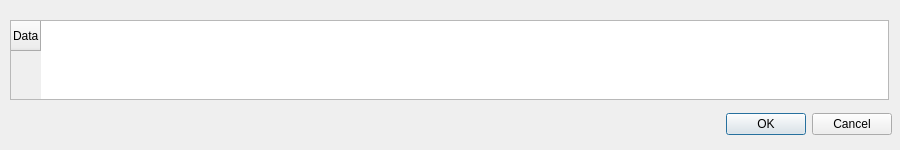
<?xml version="1.0" encoding="UTF-8"?>
<ui version="4.0">
 <class>TestEntryWindow</class>
 <widget class="QDialog" name="TestEntryWindow">
  <property name="geometry">
   <rect>
    <x>0</x>
    <y>0</y>
    <width>900</width>
    <height>150</height>
   </rect>
  </property>
  <property name="sizePolicy">
   <sizepolicy hsizetype="Fixed" vsizetype="Fixed">
    <horstretch>0</horstretch>
    <verstretch>0</verstretch>
   </sizepolicy>
  </property>
  <property name="minimumSize">
   <size>
    <width>900</width>
    <height>150</height>
   </size>
  </property>
  <property name="maximumSize">
   <size>
    <width>900</width>
    <height>150</height>
   </size>
  </property>
  <property name="windowTitle">
   <string>Enter The Test Data</string>
  </property>
  <widget class="QTableWidget" name="DataTable">
   <property name="geometry">
    <rect>
     <x>10</x>
     <y>20</y>
     <width>879</width>
     <height>80</height>
    </rect>
   </property>
   <property name="sizePolicy">
    <sizepolicy hsizetype="Expanding" vsizetype="MinimumExpanding">
     <horstretch>0</horstretch>
     <verstretch>0</verstretch>
    </sizepolicy>
   </property>
   <property name="minimumSize">
    <size>
     <width>0</width>
     <height>80</height>
    </size>
   </property>
   <property name="maximumSize">
    <size>
     <width>16777215</width>
     <height>80</height>
    </size>
   </property>
   <property name="verticalScrollBarPolicy">
    <enum>Qt::ScrollBarAlwaysOff</enum>
   </property>
   <property name="sizeAdjustPolicy">
    <enum>QAbstractScrollArea::AdjustIgnored</enum>
   </property>
   <row>
    <property name="text">
     <string>Data</string>
    </property>
   </row>
  </widget>
  <widget class="QDialogButtonBox" name="buttonBox">
   <property name="geometry">
    <rect>
     <x>700</x>
     <y>110</y>
     <width>192</width>
     <height>28</height>
    </rect>
   </property>
   <property name="minimumSize">
    <size>
     <width>0</width>
     <height>28</height>
    </size>
   </property>
   <property name="orientation">
    <enum>Qt::Horizontal</enum>
   </property>
   <property name="standardButtons">
    <set>QDialogButtonBox::Cancel|QDialogButtonBox::Ok</set>
   </property>
  </widget>
 </widget>
 <resources/>
 <connections>
  <connection>
   <sender>buttonBox</sender>
   <signal>accepted()</signal>
   <receiver>TestEntryWindow</receiver>
   <slot>accept()</slot>
   <hints>
    <hint type="sourcelabel">
     <x>248</x>
     <y>254</y>
    </hint>
    <hint type="destinationlabel">
     <x>157</x>
     <y>274</y>
    </hint>
   </hints>
  </connection>
  <connection>
   <sender>buttonBox</sender>
   <signal>rejected()</signal>
   <receiver>TestEntryWindow</receiver>
   <slot>reject()</slot>
   <hints>
    <hint type="sourcelabel">
     <x>316</x>
     <y>260</y>
    </hint>
    <hint type="destinationlabel">
     <x>286</x>
     <y>274</y>
    </hint>
   </hints>
  </connection>
 </connections>
</ui>
